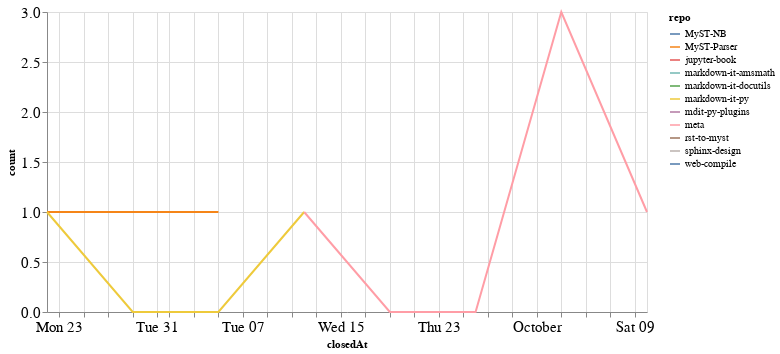

The cell this chart's notebook holds for it:
### Code cell
closed_by_time = closed_by.groupby('repo').resample('W', on='closedAt').count()['author'].reset_index()
closed_by_time = closed_by_time.rename(columns={'author': 'count'})

alt.Chart(closed_by_time, width=600).mark_line().encode(
    x='closedAt',
    y='count',
    color='repo',
    tooltip="repo"
)

### Figure 1 — Vega-Lite specification as saved in the notebook (floating-point values rounded to 4 significant figures)
{"config": {"axisLeft": {"labelFontSize": 15}, "axisBottom": {"labelFontSize": 15}}, "data": {"name": "data-d0b88b10b27caf2981cc346722e34336"}, "mark": "line", "encoding": {"color": {"type": "nominal", "field": "repo"}, "tooltip": {"type": "nominal", "field": "repo"}, "x": {"type": "temporal", "field": "closedAt"}, "y": {"type": "quantitative", "field": "count"}}, "width": 600, "$schema": "https://vega.github.io/schema/vega-lite/v4.8.1.json", "datasets": {"data-d0b88b10b27caf2981cc346722e34336": [{"repo": "MyST-NB", "closedAt": "2021-10-03T00:00:00", "count": 2}, {"repo": "MyST-Parser", "closedAt": "2021-08-22T00:00:00", "count": 1}, {"repo": "MyST-Parser", "closedAt": "2021-08-29T00:00:00", "count": 1}, {"repo": "MyST-Parser", "closedAt": "2021-09-05T00:00:00", "count": 1}, {"repo": "jupyter-book", "closedAt": "2021-10-10T00:00:00", "count": 1}, {"repo": "markdown-it-amsmath", "closedAt": "2021-09-12T00:00:00", "count": 2}, {"repo": "markdown-it-docutils", "closedAt": "2021-09-12T00:00:00", "count": 1}, {"repo": "markdown-it-py", "closedAt": "2021-08-22T00:00:00", "count": 1}, {"repo": "markdown-it-py", "closedAt": "2021-08-29T00:00:00", "count": 0}, {"repo": "markdown-it-py", "closedAt": "2021-09-05T00:00:00", "count": 0}, {"repo": "markdown-it-py", "closedAt": "2021-09-12T00:00:00", "count": 1}, {"repo": "mdit-py-plugins", "closedAt": "2021-09-12T00:00:00", "count": 1}, {"repo": "meta", "closedAt": "2021-09-12T00:00:00", "count": 1}, {"repo": "meta", "closedAt": "2021-09-19T00:00:00", "count": 0}, {"repo": "meta", "closedAt": "2021-09-26T00:00:00", "count": 0}, {"repo": "meta", "closedAt": "2021-10-03T00:00:00", "count": 3}, {"repo": "meta", "closedAt": "2021-10-10T00:00:00", "count": 1}, {"repo": "rst-to-myst", "closedAt": "2021-08-22T00:00:00", "count": 1}, {"repo": "sphinx-design", "closedAt": "2021-08-22T00:00:00", "count": 1}, {"repo": "web-compile", "closedAt": "2021-09-26T00:00:00", "count": 2}]}}
